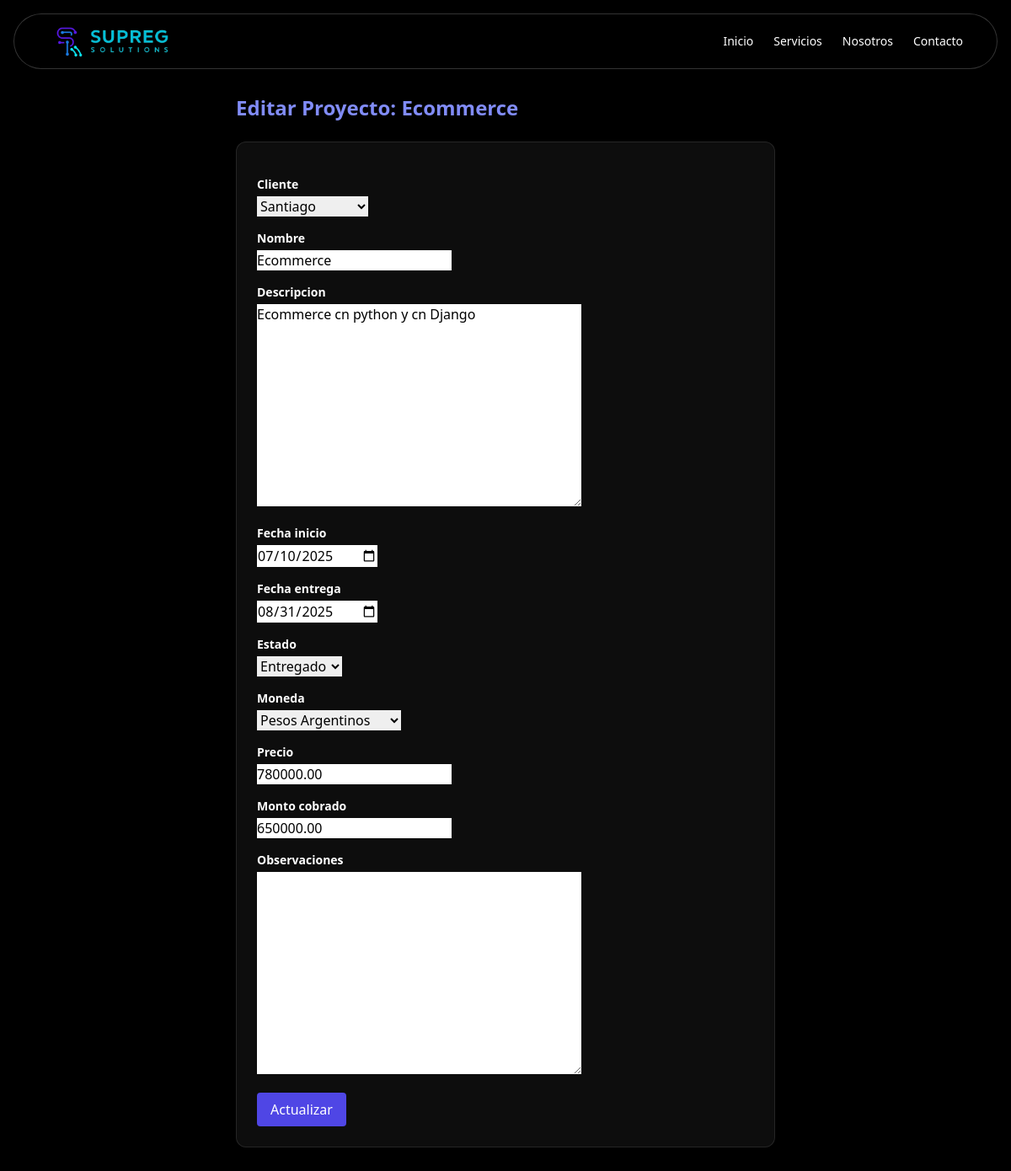
The app's page /proyectos/editar/2/ (signed in) with its own data.
### webapp/models.py (models this page shows, shortened)
class Proyecto(models.Model):
    MONEDAS = [
        ('ARS', 'Pesos Argentinos'),
        ('USD', 'Dólares Americanos'),
    ]
    cliente = models.ForeignKey(Cliente, on_delete=models.CASCADE, related_name="proyectos")
    nombre = models.CharField(max_length=150)
    descripcion = models.TextField(blank=True, null=True)
    fecha_inicio = models.DateField()
    fecha_entrega = models.DateField(blank=True, null=True)
    estado = models.CharField(max_length=20, choices=[
        ('pendiente', 'Pendiente'),
        ('en_curso', 'En curso'),
        ('pausado', 'Pausado'),
        ('terminado', 'Terminado'),
        ('entregado', 'Entregado')
    ])
    moneda = models.CharField(max_length=3, choices=MONEDAS, default='ARS')  # NUEVO
    precio = models.DecimalField(max_digits=12, decimal_places=2)  # total presupuestado
    monto_cobrado = models.DecimalField(max_digits=12, decimal_places=2, default=0)  # total facturado
    observaciones = models.TextField(blank=True, null=True)

### webapp/views.py (the view)
# urls.py: path('proyectos/editar/<int:id>/', editar_proyecto, name='editar_proyecto'),
@login_required
def editar_proyecto(request, id):
    proyecto = get_object_or_404(Proyecto, id=id)
    if request.method == 'POST':
        form = ProyectoForm(request.POST, instance=proyecto)
        if form.is_valid():
            form.save()
            return redirect('proyectos_list')
    else:
        form = ProyectoForm(instance=proyecto)
    return render(request, 'editar_proyecto.html', {'form': form, 'proyecto': proyecto})

### webapp/forms.py
class ProyectoForm(forms.ModelForm):
    class Meta:
        model = Proyecto
        fields = [
            'cliente','nombre','descripcion','fecha_inicio','fecha_entrega','estado',
            'moneda',
            'precio','monto_cobrado','observaciones'
        ]
        widgets = {
            'fecha_inicio': forms.DateInput(attrs={'type': 'date'}),
            'fecha_entrega': forms.DateInput(attrs={'type': 'date'}),
        }

### webapp/models.py (called while the page is built)
    def __str__(self):
        return self.nombre

### webapp/templates/editar_proyecto.html (shortened to what this page needs)
{% extends 'base.html' %}
{% block content %}
<div class="pt-28 max-w-2xl mx-auto px-4 text-white">
  <h1 class="text-2xl font-bold text-indigo-400 mb-6">Editar Proyecto: {{ proyecto.nombre }}</h1>
  <form method="post" class="space-y-4 bg-white/5 border border-white/10 p-6 rounded-xl">
    {% for field in form %}
      <div>
        <label class="block text-sm font-semibold mb-1">{{ field.label }}</label>
        {{ field }}
      </div>
    {% endfor %}
    <button type="submit" class="bg-indigo-600 hover:bg-indigo-700 text-white px-4 py-2 rounded">Actualizar</button>
  </form>
</div>
{% endblock %}

### webapp/templates/base.html (style rules this page uses)
input { color: black !important; }
textarea { color: black !important; }
select { color: black !important; }

### records on screen
Proyecto: nombre "Ecommerce", form "Santiago" "Ecommerce" "Ecommerce cn python y cn Django" "07/10/2025" "08/31/2025" "Entregado" "Pesos Argentinos" "780000.00" "650000.00"

### other values on screen
{{ field.label }} "Cliente" "Nombre" "Descripcion" "Fecha inicio" "Fecha entrega" "Estado" "Moneda" "Precio" "Monto cobrado" "Observaciones"
